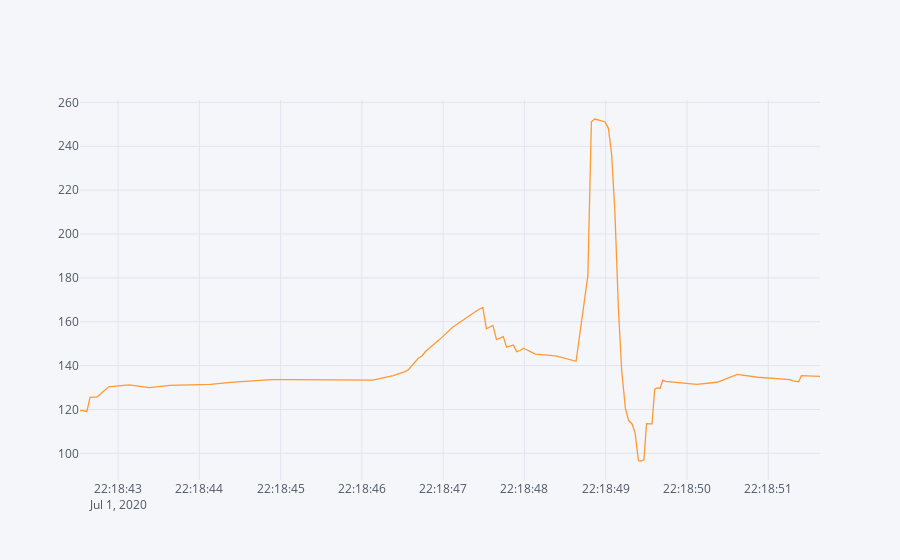

Write notebook code for a chart like this one.
### Code cell
boom[:100].iplot(kind='scatter',x="new_datetime", y="new_gray_value")
